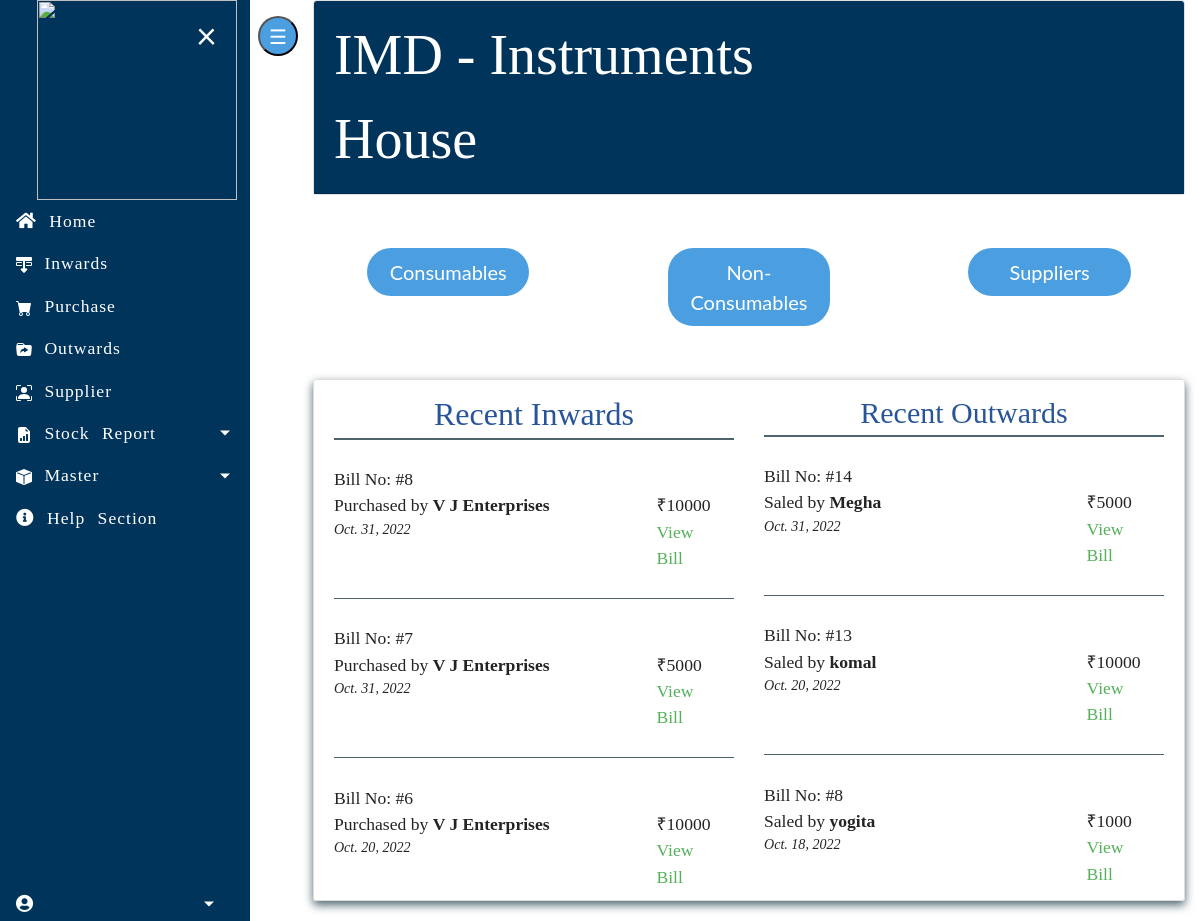
/home/, run on the app's committed database.
### imdapp/models.py (models this page shows, shortened)
class PurchaseBill(models.Model):
    billno = models.AutoField(primary_key=True)
    time = models.DateTimeField(auto_now=True)
    supplier = models.ForeignKey(Supplier, on_delete=models.CASCADE, related_name='purchasesupplier')
    def get_total_price(self):
        purchaseitems = PurchaseItem.objects.filter(billno=self)
        total = 0
        for item in purchaseitems:
            total += item.totalprice
        return total

class Supplier(models.Model):
    id = models.AutoField(primary_key=True)
    name = models.ForeignKey(Supp,on_delete=models.CharField)
    phone = models.CharField(max_length=12, unique=True)
    address = models.TextField()
    email = models.EmailField(max_length=255, unique=True)
    is_deleted = models.BooleanField(default=False)

class Supp(models.Model):
    id=models.IntegerField(primary_key=True)
    name=models.CharField(max_length=255)
    def __str__(self):
        return self.name
    class Meta:
        db_table='Supp'

class PurchaseItem(models.Model):
    billno = models.ForeignKey(PurchaseBill, on_delete=models.CASCADE, related_name='purchasebillno')
    stock = models.ForeignKey(Stock, on_delete=models.CASCADE, related_name='purchaseitem')
    quantity = models.IntegerField(default=1)
    perprice = models.IntegerField(default=1)
    totalprice = models.IntegerField(default=1)
    is_deleted=models.BooleanField(default=False)

class SaleBill(models.Model):
    CONDITION = [
        ('GOOD', 'GOOD'),
        ('TORED', 'TORED'),
        ('DAMAGED', 'DAMAGED'),
    ]
    MODE_OF_DELEVERY = [
        ('BYHAND', 'BYHAND'),
        ('COURIOR', 'COURIOR'),
        ('OTHER', 'OTHER'),
    ]
    billno = models.AutoField(primary_key=True)
    time = models.DateTimeField(auto_now=True)
    name = models.CharField(max_length=150)
    phone = models.CharField(max_length=12)
    address = models.CharField(max_length=200)
    email = models.EmailField(max_length=255)
    category = models.ForeignKey(Category, on_delete=models.CASCADE)
    subcategory = models.ForeignKey(Subcategory, on_delete=models.CASCADE)
    description = models.ForeignKey(Description, on_delete=models.CASCADE)
    quantity = models.IntegerField(default=1)
    Mode_of_delivery = models.CharField(max_length=50, choices=MODE_OF_DELEVERY)  # received by
    label_code = models.CharField(max_length=20, default="")
    issued_to = models.CharField(max_length=50)
    is_deleted=models.BooleanField(default=False)
    def get_total_price(self):
        saleitems = SaleItem.objects.filter(billno=self)
        total = 0
        for item in saleitems:
            total += item.totalprice
        return total

class SaleItem(models.Model):
    billno = models.ForeignKey(SaleBill, on_delete=models.CASCADE, related_name='salebillno')
    stock = models.ForeignKey(Stock, on_delete=models.CASCADE, related_name='saleitem')
    quantity = models.IntegerField(default=1)
    perprice = models.IntegerField(default=1)
    totalprice = models.IntegerField(default=1)

### homepage/views.py (the view)
# urls.py: path('home/', views.HomeView.as_view(), name='home'),
class HomeView(View):
    template_name = "home.html"
    def get(self, request):
        labels = []
        data = []
        stockqueryset = Stock.objects.filter(is_deleted=False).order_by('-quantity')
        for item in stockqueryset:
            labels.append(item.name)
            data.append(item.quantity)
        sales = SaleBill.objects.order_by('-time')[:3]
        purchases = PurchaseBill.objects.order_by('-time')[:3]
        context = {
            'labels'    : labels,
            'data'      : data,
            'sales'     : sales,
            'purchases' : purchases
        }
        return render(request, self.template_name, context)

### homepage/templates/home.html (shortened to what this page needs)
{% extends "base.html" %}
{% load static %}
{% block content %}
<div class="card text-left">
      <div class="card-header" style="background-color:#01345B">
        <div class="row no-gutters" style="color: white; font-style: bold; font-size: 3.5rem;">
            <div class="col-md-8" style="font-family: 'Alkalami'">IMD - Instruments House</div>
        </div>
      </div>
</div>
    <br><br>
    <div class="row">
        <div class="col-md-4" >
            <a href="{% url 'inventory' %}" class="btn btn-lg btn-block btn-huge"
               style="border-radius: 25px; width:60%; margin:auto;background-color:#4B9FE1; color:white">Consumables</a>
        </div>
        <div class="col-md-4">
            <a href="{% url 'sales-list' %}" class="btn btn-lg btn-block btn-huge"
               style="border-radius: 25px; width:60%; margin:auto;background-color:#4B9FE1; color:white">Non-Consumables</a>
        </div>
        <div class="col-md-4">
            <a href="{% url 'suppliers-list' %}" class="btn btn-lg btn-block btn-huge"
               style="border-radius: 25px; width:60%; margin:auto;background-color:#4B9FE1; color:white">Suppliers</a>
        </div>
    </div>
<br>
    <br>
    <div class="content-section">
        <div class="row">
              <div class="col-md-6">
                <div style="font-family: 'Alkalami';color: #28559A; font-style: bold;text-align:center; font-size: 2rem; border-bottom: 2px solid #4e6570">Recent Inwards</div><br>
                {% for item in purchases %}
                    {% if not forloop.first %}
                        <br><div style="border-bottom: 0.5px solid #4e6570"></div><br>
                    {% endif %}
                    <div class="row" style="font-family: 'Alkalami'">
                        <div class="col-md-9">
                            Bill No: #{{ item.billno }} <br>
                            Purchased by <b>{{ item.supplier.name }}</b> <br>
                            <small><i>{{ item.time.date }}</i></small>
                        </div>
                        <div class="col-md-2"> <br>₹{{ item.get_total_price }} <br> <a href="{% url 'purchase-bill' item.billno %}">View Bill</a> </div>
                    </div>
                {% endfor %}
            </div>
            <div class="col-md-6">
                <div style="font-family: 'Alkalami';color: #28559A; font-style: bold; text-align:center; font-size: 30px; border-bottom: 2px solid #4e6570">Recent Outwards</div><br>
                {% for item in sales %}
                    {% if not forloop.first %}
                        <br><div style="border-bottom: 0.5px solid #4e6570 "></div><br>
                    {% endif %}
                      <div class="row" style="font-family: 'Alkalami'">
                        <div class="col-md-9">
                            Bill No: #{{ item.billno }} <br>
                            Saled by <b>{{ item.name }}</b> <br>
                            <small><i>{{ item.time.date }}</i></small>
                        </div>
                        <div class="col-md-2"> <br> ₹{{ item.get_total_price }} <br> <a href="{% url 'sale-bill' item.billno %}">View Bill</a> </div>
                    </div>
                {% endfor %}
            </div>
        </div>
    </div>
{% endblock content %}

### homepage/static/css/main.css (style rules this page uses)
body, html { height: 100%; }
a { color: #55b159; }
.content-section { background: transparent; box-shadow: 0 4px 10px #4e6570; color: rgb(36, 36, 36); padding: 10px 20px; border: 1px solid #dddddd; border-radius: 3px; margin-bottom: 20px; }

### homepage/templates/base.html (style rules this page uses)
body { font-family: "Lato", sans-serif; font-size: 1.1rem; }

### data on the page
PurchaseBill: billno "8", supplier.name "V J Enterprises", time "Oct. 31, 2022", get_total_price "10000"
PurchaseBill: billno "7", supplier.name "V J Enterprises", time "Oct. 31, 2022", get_total_price "5000"
PurchaseBill: billno "6", supplier.name "V J Enterprises", time "Oct. 20, 2022", get_total_price "10000"
SaleBill: billno "14", name "Megha", time "Oct. 31, 2022", get_total_price "5000"
SaleBill: billno "13", name "komal", time "Oct. 20, 2022", get_total_price "10000"
SaleBill: billno "8", name "yogita", time "Oct. 18, 2022", get_total_price "1000"
